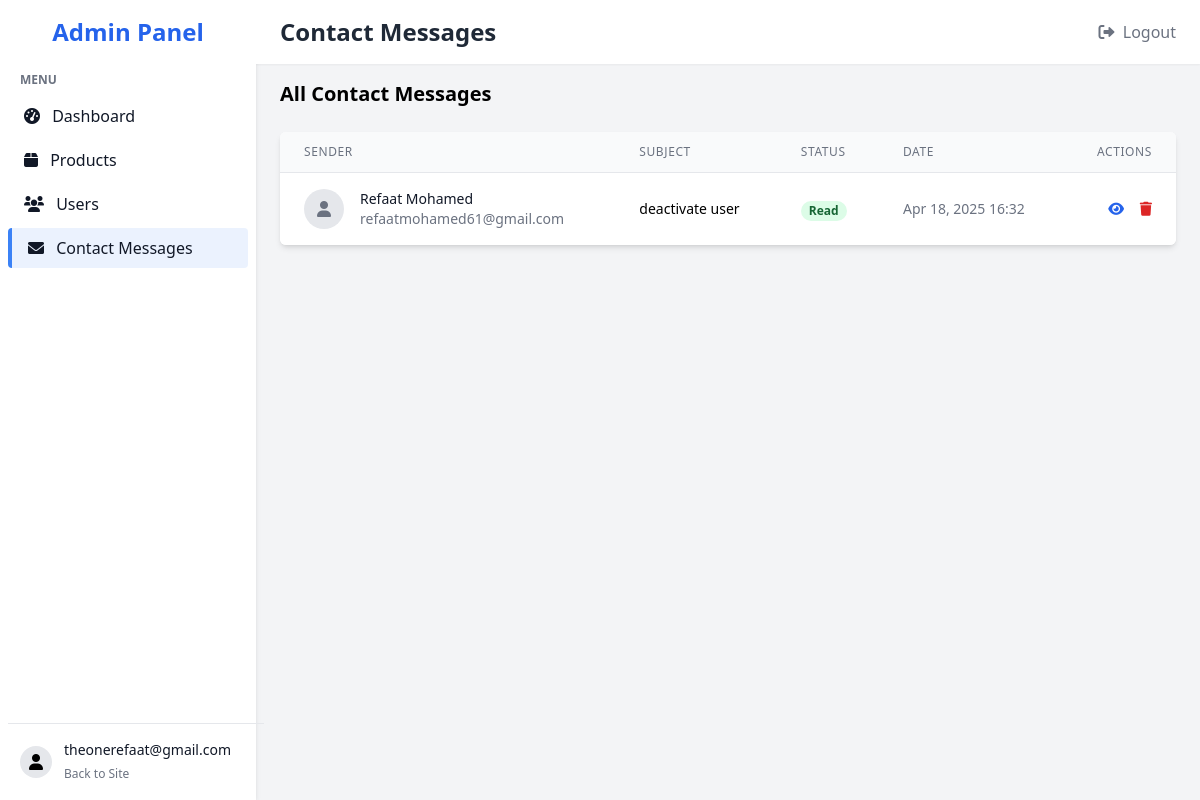
Screenshot of /admin-page/contacts/ (signed in) with the database file from the repository.
### accounts/models.py (models this page shows, shortened)
class User(AbstractUser):
    USER_TYPE_CHOICES = (
        ('admin', 'Admin'),
        ('user', 'Regular User'),
    )
    username = None
    email = models.EmailField(_('email address'), unique=True)
    type = models.CharField(max_length=10, choices=USER_TYPE_CHOICES, default='user')
    USERNAME_FIELD = 'email'
    REQUIRED_FIELDS = []
    objects = UserManager()

### contact/models.py (models this page shows, shortened)
class ContactUs(models.Model):
    name = models.CharField(max_length=100)
    email = models.EmailField()
    subject = models.CharField(max_length=200)
    message = models.TextField()
    created_at = models.DateTimeField(auto_now_add=True)
    is_read = models.BooleanField(default=False)
    class Meta:
        ordering = ['-created_at']
        verbose_name = 'Contact Message'
        verbose_name_plural = 'Contact Messages'

### admin_panel/views.py (the view)
# urls.py: path('contacts/', views.contact_list, name='contact_list'),
@login_required
def contact_list(request):
    contacts = ContactUs.objects.all().order_by('-created_at')
    return render(request, 'admin_panel/contact_list.html', {'contacts': contacts})

### cart/context_processors.py (called while the page is built)
def cart_processor(request):
    return {'cart': Cart(request)}

### templates/admin_panel/contact_list.html (shortened to what this page needs)
{% extends 'admin_panel/base_admin.html' %}
{% block page_title %}Contact Messages{% endblock %}
{% block content %}
<div class="mb-6 flex justify-between items-center">
    <h2 class="text-xl font-semibold">All Contact Messages</h2>
</div>
{% if contacts %}
<div class="bg-white shadow-md rounded-md overflow-hidden">
    <table class="min-w-full divide-y divide-gray-200">
        <thead class="bg-gray-50">
            <tr>
                <th scope="col" class="px-6 py-3 text-left text-xs font-medium text-gray-500 uppercase tracking-wider">Sender</th>
                <th scope="col" class="px-6 py-3 text-left text-xs font-medium text-gray-500 uppercase tracking-wider">Subject</th>
                <th scope="col" class="px-6 py-3 text-left text-xs font-medium text-gray-500 uppercase tracking-wider">Status</th>
                <th scope="col" class="px-6 py-3 text-left text-xs font-medium text-gray-500 uppercase tracking-wider">Date</th>
                <th scope="col" class="px-6 py-3 text-right text-xs font-medium text-gray-500 uppercase tracking-wider">Actions</th>
            </tr>
        </thead>
        <tbody class="bg-white divide-y divide-gray-200">
            {% for contact in contacts %}
            <tr class="{% if not contact.is_read %}bg-blue-50{% endif %}">
                <td class="px-6 py-4 whitespace-nowrap">
                    <div class="flex items-center">
                        <div class="flex-shrink-0 h-10 w-10">
                            <div class="h-10 w-10 rounded-full bg-gray-200 flex items-center justify-center">
                                <i class="fas fa-user text-gray-500"></i>
                            </div>
                        </div>
                        <div class="ml-4">
                            <div class="text-sm font-medium text-gray-900">{{ contact.name }}</div>
                            <div class="text-sm text-gray-500">{{ contact.email }}</div>
                        </div>
                    </div>
                </td>
                <td class="px-6 py-4">
                    <div class="text-sm font-medium {% if not contact.is_read %}font-bold{% endif %}">
                        {{ contact.subject|truncatechars:50 }}
                    </div>
                </td>
                <td class="px-6 py-4 whitespace-nowrap">
                    <span class="px-2 inline-flex text-xs leading-5 font-semibold rounded-full {% if contact.is_read %}bg-green-100 text-green-800{% else %}bg-blue-100 text-blue-800{% endif %}">
                        {% if contact.is_read %}Read{% else %}New{% endif %}
                    </span>
                </td>
                <td class="px-6 py-4 whitespace-nowrap text-sm text-gray-500">
                    {{ contact.created_at|date:"M d, Y H:i" }}
                </td>
                <td class="px-6 py-4 whitespace-nowrap text-right text-sm font-medium">
                    <a href="{% url 'admin_panel:contact_detail' contact.id %}" class="text-blue-600 hover:text-blue-900 mr-3">
                        <i class="fas fa-eye"></i>
                    </a>
                    <a href="{% url 'admin_panel:contact_delete' contact.id %}" class="text-red-600 hover:text-red-900">
                        <i class="fas fa-trash"></i>
                    </a>
                </td>
            </tr>
            {% endfor %}
        </tbody>
    </table>
</div>
{% endif %}
{% endblock %}

### templates/admin_panel/base_admin.html (shortened to what this page needs)
<!DOCTYPE html>
<html lang="en">
<head>
    <script src="https://cdn.tailwindcss.com"></script>
    <link rel="stylesheet" href="https://cdnjs.cloudflare.com/ajax/libs/font-awesome/6.0.0/css/all.min.css">
</head>
<body class="bg-gray-100 min-h-screen flex">
    <div class="bg-white w-64 py-4 px-2 flex-shrink-0 shadow-md">
        <div class="flex justify-center mb-6">
            <a href="{% url 'admin_panel:dashboard' %}" class="text-2xl font-bold text-blue-600">Admin Panel</a>
        </div>
        <div class="mt-6">
            <div class="text-gray-500 text-xs font-semibold px-3 mb-2">MENU</div>
            <ul>
                <li class="mb-1">
                    <a href="{% url 'admin_panel:dashboard' %}" class="{% if request.path == '/admin-page/' %}sidebar-active{% endif %} block px-4 py-2 rounded text-gray-900 hover:bg-blue-50 transition-colors duration-200">
                        <i class="fas fa-tachometer-alt mr-2"></i> Dashboard
                    </a>
                </li>
                <li class="mb-1">
                    <a href="{% url 'admin_panel:product_list' %}" class="{% if '/admin-page/products/' in request.path %}sidebar-active{% endif %} block px-4 py-2 rounded text-gray-900 hover:bg-blue-50 transition-colors duration-200">
                        <i class="fas fa-box mr-2"></i> Products
                    </a>
                </li>
                <li class="mb-1">
                    <a href="{% url 'admin_panel:user_list' %}" class="{% if '/admin-page/users/' in request.path %}sidebar-active{% endif %} block px-4 py-2 rounded text-gray-900 hover:bg-blue-50 transition-colors duration-200">
                        <i class="fas fa-users mr-2"></i> Users
                    </a>
                </li>
                <li class="mb-1">
                    <a href="{% url 'admin_panel:contact_list' %}" class="{% if '/admin-page/contacts/' in request.path %}sidebar-active{% endif %} block px-4 py-2 rounded text-gray-900 hover:bg-blue-50 transition-colors duration-200">
                        <i class="fas fa-envelope mr-2"></i> Contact Messages
                    </a>
                </li>
            </ul>
        </div>
        <div class="mt-auto px-3 py-4 border-t absolute bottom-0 w-64">
            <div class="flex items-center">
                <div class="flex-shrink-0">
                    <span class="inline-block h-8 w-8 rounded-full bg-gray-200 text-center leading-8">
                        <i class="fas fa-user"></i>
                    </span>
                </div>
                <div class="ml-3">
                    <p class="text-sm font-medium text-gray-900">{{ request.user.get_full_name|default:request.user.email }}</p>
                    <a href="{% url 'products:index' %}" class="text-xs text-gray-500 hover:text-blue-600">
                        Back to Site
                    </a>
                </div>
            </div>
        </div>
    </div>
    <div class="flex-1 flex flex-col overflow-hidden">
        <header class="bg-white shadow-sm h-16 flex items-center">
            <div class="flex justify-between items-center w-full px-6">
                <h1 class="text-2xl font-semibold text-gray-800">{% block page_title %}Dashboard{% endblock %}</h1>
                <div>
                    <form method="POST" action="{% url 'logout' %}" class="inline-form">
                        <button type="submit" class="text-gray-500 hover:text-gray-700">
                            <i class="fas fa-sign-out-alt mr-1"></i> Logout
                        </button>
                    </form>
                </div>
            </div>
        </header>
        <main class="flex-1 overflow-y-auto px-6 py-4">
            {% block content %}{% endblock %}
        </main>
    </div>
</body>
</html>

### templates/admin_panel/base_admin.html (style rules this page uses)
.sidebar-active { background-color: rgba(59, 130, 246, 0.1); border-left: 4px solid #3b82f6; }

### rows the page displays
User: user.get_full_name "theonerefaat@gmail.com"
ContactUs: name "Refaat Mohamed", email "refaatmohamed61@gmail.com", subject "deactivate user", is_read "Read", created_at "Apr 18, 2025 16:32"
